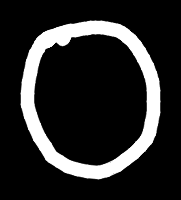
#> input picture data/raw/kacper/0/kacper_0_001.png, 181 x 200 px; its folder holds only this picture in this run
$ python -i preprocessing.py   (imports and definitions only)
#> lines starting #> are read from the running program, lines starting #| are printed output that depends on the picture; after the words box and inside, x2 and y2 are one past the last pixel; in counts of white or black regions, pixels touching at a corner belong together
### config.py
"""
Shared configuration for the whole project.

Every module imports its constants from here so that all four parts of the
project (acquisition, model, preprocessing, analysis) agree on paths, image
sizes and the random seed.
"""

from pathlib import Path

# --------------------------------------------------------------------------
# Reproducibility
# --------------------------------------------------------------------------
# A single seed used by every script that involves randomness. The course
# requires reproducible results, so this value must never be changed casually.
SEED = 42

# Every experiment is repeated with these three seeds and reported as
# mean +/- std, so that differences between variants can be told apart from
# run-to-run noise. SEED is the first one and is used for single-run figures.
SEEDS = (42, 43, 44)

# --------------------------------------------------------------------------
# Paths
# --------------------------------------------------------------------------
PROJECT_ROOT = Path(__file__).resolve().parent

DATA_RAW = PROJECT_ROOT / "data" / "raw"          # our own, unprocessed digits
DATA_PROCESSED = PROJECT_ROOT / "data" / "processed"
DATA_MNIST = PROJECT_ROOT / "data" / "mnist"      # downloaded by torchvision
MODELS_DIR = PROJECT_ROOT / "models"
FIGURES_DIR = PROJECT_ROOT / "figures"
RESULTS_DIR = PROJECT_ROOT / "results"

for _d in (DATA_RAW, DATA_PROCESSED, DATA_MNIST, MODELS_DIR, FIGURES_DIR,
           RESULTS_DIR):
    _d.mkdir(parents=True, exist_ok=True)
#> further down, picture is the input picture: shape (200, 181); min 0, max 255, mean 42

# --------------------------------------------------------------------------
# Image format
# --------------------------------------------------------------------------
# MNIST images are 28x28 grayscale, white strokes on a black background.
# Our canvas uses the same convention so that no colour inversion is needed.
IMG_SIZE = 28

# The original MNIST procedure scales each digit so that its bounding box
# fits into 20x20 pixels, then pastes it into a 28x28 frame. Our
# preprocessing reproduces that, so the same constant is used there.
DIGIT_BOX = 20

# Mean and standard deviation of MNIST pixel values (after scaling to [0, 1]).
# Both the training data and our own images are standardised with these.
MNIST_MEAN = 0.1307
MNIST_STD = 0.3081

# --------------------------------------------------------------------------
# Training settings
# --------------------------------------------------------------------------
EPOCHS = 8                # MNIST converges well within 8-10 epochs
BATCH_SIZE = 128
LEARNING_RATE = 1e-3
VAL_SIZE = 6000           # MNIST train split: 54k train / 6k validation

FINETUNE_FRACTION = 0.7   # share of our own data used for fine-tuning
FINETUNE_EPOCHS = 15
FINETUNE_LR = 1e-4        # small: we adapt the model, not retrain it

# --------------------------------------------------------------------------
# Acquisition settings
# --------------------------------------------------------------------------
CAMERA_INDEX = 0          # change if the wrong webcam opens
FRAME_WIDTH = 960
FRAME_HEIGHT = 540

STROKE_THICKNESS = 12     # pixels, at full camera resolution
SMOOTHING_WINDOW = 5      # number of past fingertip positions averaged
CROP_MARGIN = 20          # pixels kept around the digit when cropping

# MediaPipe landmark indices (see the MediaPipe Hands documentation).
WRIST = 0
THUMB_TIP, THUMB_IP = 4, 3
INDEX_TIP, INDEX_PIP, INDEX_MCP = 8, 6, 5
MIDDLE_TIP, MIDDLE_PIP = 12, 10
RING_TIP, RING_PIP = 16, 14
PINKY_TIP, PINKY_PIP, PINKY_MCP = 20, 18, 17


# --------------------------------------------------------------------------
# Separate output folders for test runs
# --------------------------------------------------------------------------
# [17 lines left out: function redirect_outputs, not called in this run]

### preprocessing.py
"""
Preprocessing pipeline: raw in-air drawing -> MNIST-like 28x28 image.

Owner: person C.

The design requirement that matters: every step is switchable independently.
The ablation study measures what each step contributes on its own, which is
impossible if the steps are fused into one monolithic function. preprocess()
therefore takes a list of step names, and the order in which enabled steps
run is fixed here so that results never depend on how the list was written.

The module also contains augment(), the training-time distortion used to
test whether the domain gap can be closed without seeing any target data.
"""

import cv2
import numpy as np

import config

# Step names accepted by preprocess(), in the order they are applied.
ALL_STEPS = [
    "binarize",             # threshold to pure black and white
    "normalize_thickness",  # skeletonise, then redraw at a constant width
    "resize_padded",        # scale to 20x20 preserving aspect, pad to 28x28
    "center_by_mass",       # move the centre of mass to the image centre
    "normalize_pixels",     # standardise with MNIST mean / std
]

# Minimal pipeline used to measure the raw domain gap. Anything more would
# already be a mitigation and would understate the gap. normalize_pixels is
# not a mitigation: the network was trained on standardised inputs, so
# leaving it out would only measure a scaling bug.
MINIMAL_STEPS = ["resize_padded", "normalize_pixels"]

# Every step enabled.
FULL_STEPS = list(ALL_STEPS)

# Stroke width after normalisation, as a fraction of the larger side of the
# digit's bounding box. MNIST strokes are roughly 2-3 px in a 20 px box,
# i.e. about 12 % of the box; this value reproduces that after resizing.
TARGET_STROKE_RATIO = 0.12


# --------------------------------------------------------------------------
# Individual steps. Each takes and returns a uint8 image, white on black,
# except normalize_pixels which produces the final float32 array.
# --------------------------------------------------------------------------

# [4 lines left out: function binarize, not called in this run]


def _bounding_box(img):
    """(y0, y1, x0, x1) of all non-zero pixels, or None for an empty image."""
    ys, xs = np.nonzero(img)
#> ys = 6513 values from 20 to 179; xs = 6513 values, max 160 at index 2991, min 20 at index 3022, mean 89.76
    if len(ys) == 0:
        return None
    return ys.min(), ys.max() + 1, xs.min(), xs.max() + 1


def skeletonize(img):
    """
    Morphological skeleton (Lantuejoul's method) using only OpenCV.

    Repeatedly erodes the shape; at every step the pixels that an opening
    would remove are part of the skeleton. The result is a one-pixel-wide
    centre line that no longer carries any information about the original
    stroke width - which is exactly what we want to normalise away.
    """
    binary = (img > 127).astype(np.uint8) * 255
    skeleton = np.zeros_like(binary)
    kernel = cv2.getStructuringElement(cv2.MORPH_CROSS, (3, 3))
    current = binary.copy()
    while current.any():
        eroded = cv2.erode(current, kernel)
        opened = cv2.dilate(eroded, kernel)
        skeleton |= cv2.subtract(current, opened)
        current = eroded
    return skeleton


def estimate_stroke_width(img):
    """
    Typical stroke width of a binary drawing, in pixels.

    The distance transform gives, for every ink pixel, the distance to the
    nearest background pixel. On the skeleton - the centre line of the
    stroke - that distance is half of the local stroke width, so twice its
    median is a robust estimate of the overall width.
    """
    binary = (img > 127).astype(np.uint8) * 255
    if not binary.any():
        return 0.0
    dist = cv2.distanceTransform(binary, cv2.DIST_L2, 5)
    centre = skeletonize(binary) > 0
    return float(2 * np.median(dist[centre])) if centre.any() else 0.0


def normalize_thickness(img):
    """
    Give every drawing the same relative stroke width.

    In-air strokes are thick and uneven (the finger speeds up and slows
    down). We measure the current width and then erode or dilate the drawing
    so that it becomes a fixed fraction of the digit's size; after resizing
    to 20x20 this matches typical MNIST strokes.

    Eroding or dilating the existing shape (rather than redrawing its
    skeleton) keeps the outline smooth: a morphological skeleton has small
    spurs that would turn into visible blobs when thickened again.
    """
    box = _bounding_box(img)
#> box = (20, 180, 20, 161)
    if box is None:
        return img
    y0, y1, x0, x1 = box
#> y0 = 20; y1 = 180; x0 = 20; x1 = 161
    longest = max(y1 - y0, x1 - x0)
#> longest = 160

    binary = (img > 127).astype(np.uint8) * 255
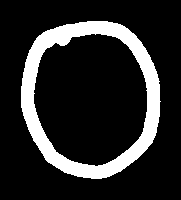
#> binary: shape (200, 181); 16.4% white; 1 white region, box (x1, y1, x2, y2) and area: (21, 21, 161, 179) 5952
    current = estimate_stroke_width(binary)
#> in estimate_stroke_width, `dist = cv2.distanceTransform(binary, cv2.DIST_L2, 5)`:
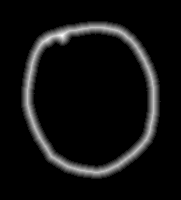
#> dist: shape (200, 181) float32; min 0, max 9.39, mean 0.62; drawn with min black and max white
#> the loop in skeletonize, `while current.any():` made 11 passes
#> pass 1, in skeletonize, `eroded = cv2.erode(current, kernel)`:
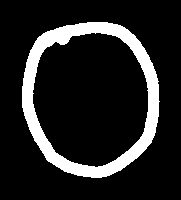
#> eroded: shape (200, 181); 14.2% white; 1 white region, box (x1, y1, x2, y2) and area: (22, 22, 160, 178) 5154
#> pass 2, in skeletonize, `eroded = cv2.erode(current, kernel)`:
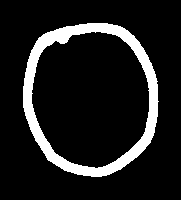
#> eroded: shape (200, 181); 12% white; 1 white region, box (x1, y1, x2, y2) and area: (23, 23, 159, 177) 4356
#> pass 3, in skeletonize, `eroded = cv2.erode(current, kernel)`:
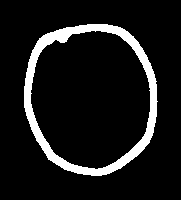
#> eroded: shape (200, 181); 9.8% white; 1 white region, box (x1, y1, x2, y2) and area: (24, 24, 158, 176) 3558
#> after the loop in skeletonize, `while current.any():`:
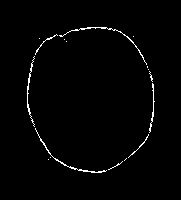
#> skeleton: shape (200, 181); 1.5% white in thin lines or dots, all inside (x1, y1, x2, y2) = (27, 27, 155, 173)
#> current = 13.18
    target = TARGET_STROKE_RATIO * longest
#> target = 19.2
    diff = int(round(current - target))         # > 0: too thick
#> diff = -6
    if abs(diff) < 2:
        return binary                           # already close enough

    size = abs(diff) + 1
#> size = 7
    disc = cv2.getStructuringElement(cv2.MORPH_ELLIPSE, (size, size))
    if diff > 0:
        thinner = cv2.erode(binary, disc)
        # Erosion can wipe out parts of the digit that were drawn thinner
        # than the rest. If too much ink disappears, thin more gently.
        while (cv2.countNonZero(thinner) < 0.25 * cv2.countNonZero(binary)
               and size > 2):
            size -= 2
            disc = cv2.getStructuringElement(cv2.MORPH_ELLIPSE, (size, size))
            thinner = cv2.erode(binary, disc)
        return thinner
    return cv2.dilate(binary, disc)
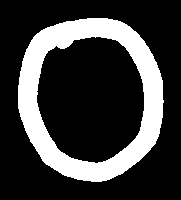
#> returned value: shape (200, 181); 23.7% white; 1 white region, box (x1, y1, x2, y2) and area: (18, 18, 164, 182) 8564


# [55 lines left out: functions resize_padded, center_by_mass, normalize_pixels, not called in this run]


# --------------------------------------------------------------------------
# The configurable pipeline
# --------------------------------------------------------------------------

_STEP_FUNCTIONS = {
    "binarize": binarize,
    "normalize_thickness": normalize_thickness,
    "resize_padded": resize_padded,
    "center_by_mass": center_by_mass,
    "normalize_pixels": normalize_pixels,
}


# [39 lines left out: function preprocess, not called in this run]


def preprocess_many(images, steps):
    """Apply preprocess() to a list of raw images; returns (N, 28, 28)."""
    return np.stack([preprocess(im, steps) for im in images]).astype(np.float32)


# --------------------------------------------------------------------------
# Training-time augmentation
# --------------------------------------------------------------------------

# [55 lines left out: functions elastic_deform, augment, not called in this run]

>>> import cv2
>>> picture = cv2.imread('data/raw/kacper/0/kacper_0_001.png', cv2.IMREAD_GRAYSCALE)
>>> result = normalize_thickness(picture)

$ run again, on data/raw/kacper/0/kacper_0_004.png
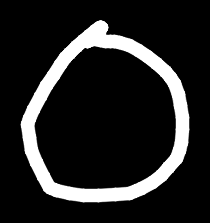
#> input picture data/raw/kacper/0/kacper_0_004.png, 210 x 223 px
#> picture is the input picture: shape (223, 210); min 0, max 255, mean 37.5
#> ys = 7493 values from 20 to 202; xs = 7493 values, max 189 at index 3607, min 20 at index 3824, mean 104.9
#> box = (20, 203, 20, 190)
#> y0 = 20; y1 = 203; x0 = 20; x1 = 190
#> longest = 183
#> binary: shape (223, 210); 14.6% white; 1 white region, box (x1, y1, x2, y2) and area: (21, 20, 189, 203) 6857
#> the loop in skeletonize, `while current.any():` made 12 passes
#> after the loop in skeletonize, `while current.any():`:
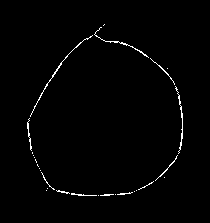
#> skeleton: shape (223, 210); 1.3% white in thin lines or dots, all inside (x1, y1, x2, y2) = (27, 24, 183, 196)
#> current = 13.18
#> target = 21.96
#> diff = -9
#> size = 10
#> in normalize_thickness, `return cv2.dilate(binary, disc)`:
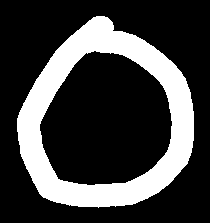
#> returned value: shape (223, 210); 25.2% white; 1 white region, box (x1, y1, x2, y2) and area: (17, 16, 194, 208) 11807

$ run again, on data/raw/kacper/0/kacper_0_006.png
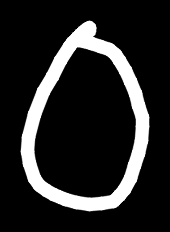
#> input picture data/raw/kacper/0/kacper_0_006.png, 170 x 232 px
#> picture is the input picture: shape (232, 170); min 0, max 255, mean 40
#> ys = 6771 values from 20 to 211; xs = 6771 values, max 149 at index 3151, min 20 at index 4005, mean 85.83
#> box = (20, 212, 20, 150)
#> y0 = 20; y1 = 212; x0 = 20; x1 = 150
#> longest = 192
#> binary: shape (232, 170); 15.7% white; 1 white region, box (x1, y1, x2, y2) and area: (21, 21, 149, 211) 6184
#> the loop in skeletonize, `while current.any():` made 12 passes
#> after the loop in skeletonize, `while current.any():`:
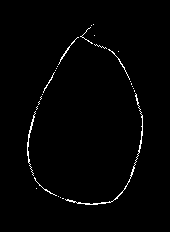
#> skeleton: shape (232, 170); 1.4% white in thin lines or dots, all inside (x1, y1, x2, y2) = (27, 24, 143, 205)
#> in normalize_thickness, `current = estimate_stroke_width(binary)`: current = 13.18
#> target = 23.04
#> diff = -10
#> size = 11
#> in normalize_thickness, `return cv2.dilate(binary, disc)`:
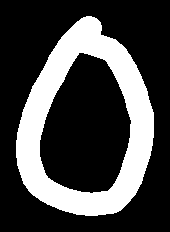
#> returned value: shape (232, 170); 27.6% white; 1 white region, box (x1, y1, x2, y2) and area: (16, 16, 154, 216) 10868
